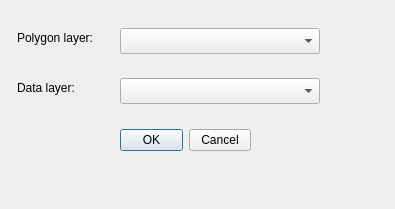
<?xml version="1.0" encoding="UTF-8"?>
<ui version="4.0">
 <class>LayerSelectorDialogBase</class>
 <widget class="QDialog" name="LayerSelectorDialogBase">
  <property name="geometry">
   <rect>
    <x>0</x>
    <y>0</y>
    <width>395</width>
    <height>209</height>
   </rect>
  </property>
  <property name="windowTitle">
   <string>Layer Selector</string>
  </property>
  <widget class="QLabel" name="label">
   <property name="geometry">
    <rect>
     <x>17</x>
     <y>30</y>
     <width>100</width>
     <height>16</height>
    </rect>
   </property>
   <property name="text">
    <string>Polygon layer:</string>
   </property>
  </widget>
  <widget class="QLabel" name="label_2">
   <property name="geometry">
    <rect>
     <x>17</x>
     <y>80</y>
     <width>100</width>
     <height>16</height>
    </rect>
   </property>
   <property name="text">
    <string>Data layer:</string>
   </property>
  </widget>
  <widget class="QComboBox" name="comboBox">
   <property name="geometry">
    <rect>
     <x>120</x>
     <y>28</y>
     <width>200</width>
     <height>26</height>
    </rect>
   </property>
  </widget>
  <widget class="QComboBox" name="comboBox_2">
   <property name="geometry">
    <rect>
     <x>120</x>
     <y>78</y>
     <width>200</width>
     <height>26</height>
    </rect>
   </property>
  </widget>
  <widget class="QWidget" name="horizontalLayoutWidget">
   <property name="geometry">
    <rect>
     <x>120</x>
     <y>120</y>
     <width>131</width>
     <height>41</height>
    </rect>
   </property>
   <layout class="QHBoxLayout" name="horizontalLayout">
    <item>
     <widget class="QPushButton" name="okBtn">
      <property name="text">
       <string>OK</string>
      </property>
     </widget>
    </item>
    <item>
     <widget class="QPushButton" name="cancelBtn">
      <property name="text">
       <string>Cancel</string>
      </property>
     </widget>
    </item>
   </layout>
  </widget>
 </widget>
 <resources/>
 <connections/>
</ui>
